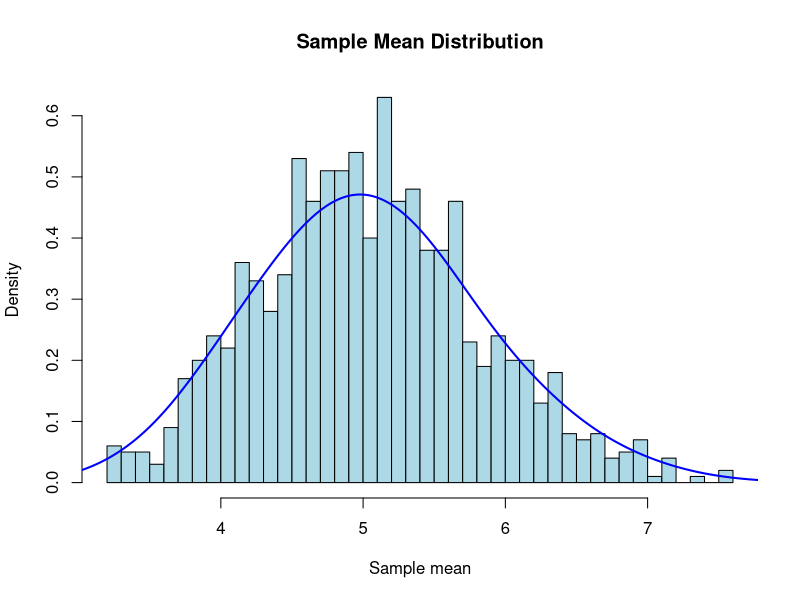

The R script that drew this image:
## ---- chunk 1
    library(ggplot2);
## ---- chunk 2
#   Seed & Simulation Parameters
    set.seed(5);
    sim = 1000;
    sample = 40;
    lambda = 0.2;
## ---- chunk 3
#   Simulated Means
    simulatedMean <- replicate(sim, mean(rexp(sample, rate=lambda)));

#   Sample Mean
    sampleMean <- mean(simulatedMean);  sampleMean;
## ---- chunk 4
#   Sample Variance  
    sampleVariance <- var(simulatedMean);  sampleVariance;

#   Theoretical Variance
    theoreticalVariance = (1/lambda)^2/sample;  theoreticalVariance;
## ---- chunk 5
#   Sample Distribution of Means
    hist(simulatedMean, prob=T, col="lightblue", breaks=50, xlab="Sample mean", 
         main="Sample Mean Distribution")
    lines(density(simulatedMean, adjust=2), col="blue", lwd=2)
